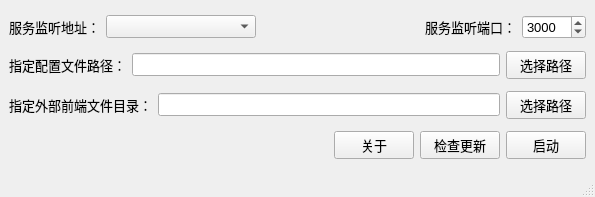
<?xml version="1.0" encoding="UTF-8"?>
<ui version="4.0">
 <class>MainWindow</class>
 <widget class="QMainWindow" name="MainWindow">
  <property name="geometry">
   <rect>
    <x>0</x>
    <y>0</y>
    <width>595</width>
    <height>197</height>
   </rect>
  </property>
  <property name="font">
   <font>
    <family>Microsoft YaHei UI</family>
    <pointsize>10</pointsize>
   </font>
  </property>
  <property name="windowTitle">
   <string>cloud-clipboard-go 启动器</string>
  </property>
  <widget class="QWidget" name="centralwidget">
   <layout class="QGridLayout" name="gridLayout">
    <item row="0" column="0">
     <layout class="QHBoxLayout" name="horizontalLayout">
      <item>
       <widget class="QLabel" name="label_2">
        <property name="text">
         <string>服务监听地址：</string>
        </property>
       </widget>
      </item>
      <item>
       <widget class="QComboBox" name="hostComboBox">
        <property name="minimumSize">
         <size>
          <width>150</width>
          <height>0</height>
         </size>
        </property>
        <property name="currentText">
         <string/>
        </property>
        <property name="currentIndex">
         <number>-1</number>
        </property>
        <property name="maxVisibleItems">
         <number>9</number>
        </property>
       </widget>
      </item>
      <item>
       <spacer name="horizontalSpacer_2">
        <property name="orientation">
         <enum>Qt::Horizontal</enum>
        </property>
        <property name="sizeHint" stdset="0">
         <size>
          <width>48</width>
          <height>20</height>
         </size>
        </property>
       </spacer>
      </item>
      <item>
       <widget class="QLabel" name="label">
        <property name="text">
         <string>服务监听端口：</string>
        </property>
       </widget>
      </item>
      <item>
       <widget class="QSpinBox" name="portSpinBox">
        <property name="minimum">
         <number>1</number>
        </property>
        <property name="maximum">
         <number>65536</number>
        </property>
        <property name="value">
         <number>3000</number>
        </property>
       </widget>
      </item>
     </layout>
    </item>
    <item row="1" column="0">
     <layout class="QHBoxLayout" name="horizontalLayout_2">
      <item>
       <widget class="QLabel" name="label_3">
        <property name="text">
         <string>指定配置文件路径：</string>
        </property>
       </widget>
      </item>
      <item>
       <widget class="QLineEdit" name="fileLineEdit"/>
      </item>
      <item>
       <widget class="QPushButton" name="fileChooseBtn">
        <property name="text">
         <string>选择路径</string>
        </property>
       </widget>
      </item>
     </layout>
    </item>
    <item row="2" column="0">
     <layout class="QHBoxLayout" name="horizontalLayout_3">
      <item>
       <widget class="QLabel" name="label_4">
        <property name="text">
         <string>指定外部前端文件目录：</string>
        </property>
       </widget>
      </item>
      <item>
       <widget class="QLineEdit" name="videoLineEdit"/>
      </item>
      <item>
       <widget class="QPushButton" name="videoChooseBtn">
        <property name="text">
         <string>选择路径</string>
        </property>
       </widget>
      </item>
     </layout>
    </item>
    <item row="3" column="0">
     <layout class="QHBoxLayout" name="horizontalLayout_4">
      <item>
       <spacer name="horizontalSpacer">
        <property name="orientation">
         <enum>Qt::Horizontal</enum>
        </property>
        <property name="sizeHint" stdset="0">
         <size>
          <width>178</width>
          <height>20</height>
         </size>
        </property>
       </spacer>
      </item>
      <item>
       <widget class="QPushButton" name="aboutBtn">
        <property name="text">
         <string>关于</string>
        </property>
       </widget>
      </item>
      <item>
       <widget class="QPushButton" name="updateBtn">
        <property name="text">
         <string>检查更新</string>
        </property>
       </widget>
      </item>
      <item>
       <widget class="QPushButton" name="startBtn">
        <property name="text">
         <string>启动</string>
        </property>
       </widget>
      </item>
     </layout>
    </item>
   </layout>
  </widget>
  <widget class="QStatusBar" name="statusbar"/>
 </widget>
 <resources>
  <include location="resource.qrc"/>
 </resources>
 <connections/>
</ui>
